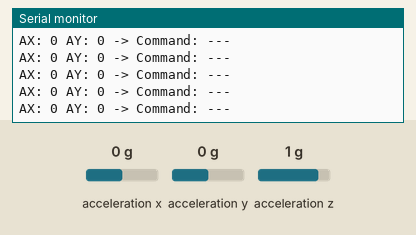
Bench run of a sketch on a simulated Arduino Uno, built with avr-gcc and run on an emulated ATmega328P. Shown: the last lines printed to the serial monitor. Wiring (inferred from the names in the program): MPU-6050 motion sensor at I2C address 0x68. Inputs (shaded band) come from the test bench; at power-on: acceleration x 0 g, acceleration y 0 g, acceleration z 1 g. No radio packets arrive unless stated.

Above: at 1.2 s.
1.3 s: acceleration x set to -1.4 g
At 1.58 s:
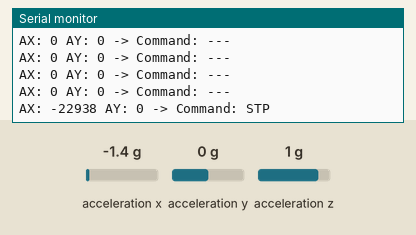
3.3 s: acceleration x set to 0 g
At 3.41 s:
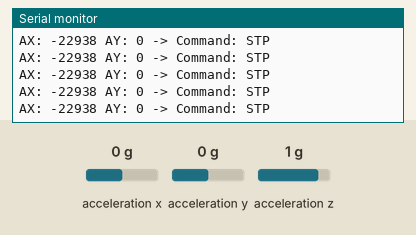
6.3 s: acceleration y set to -1.4 g
At 6.66 s:
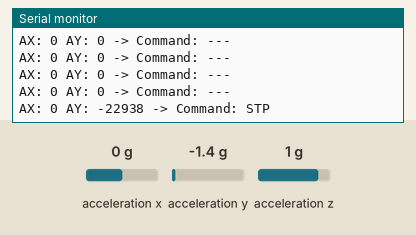
7.8 s: acceleration x set to -0.8 g
At 7.87 s:
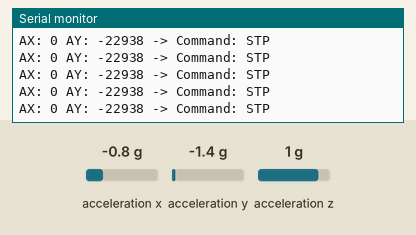
Timing chart, 0 to 10.8 s (numbered marks = the images above; inputs shaded):
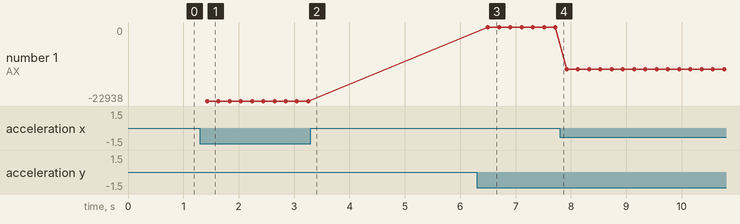

Measured:
- after the input at 1.3 s, the serial monitor: prints a new line after 0.13 s (image 1)
- after the input at 6.3 s, the serial monitor: prints a new line after 0.20 s (image 3)
- plotted number 1: 0 → -13107 after the input at 7.8 s

The sketch:

transmitter_xyz__1_.ino
```cpp
#include <Wire.h>
#include <SPI.h>
#include <nRF24L01.h>
#include <RF24.h>

RF24 radio(9, 10);
const byte address[6] = "00001";

int16_t ax, ay, az;

void setup() {
  Serial.begin(9600);

  Wire.begin();

  // Wake up MPU6050
  Wire.beginTransmission(0x68);
  Wire.write(0x6B);
  Wire.write(0);
  Wire.endTransmission(true);

  radio.begin();
  radio.openWritingPipe(address);
  radio.stopListening();

  Serial.println("TX Ready");
}

void loop() {

  // Read accelerometer values
  Wire.beginTransmission(0x68);
  Wire.write(0x3B);
  Wire.endTransmission(false);
  Wire.requestFrom(0x68, 6, true);

  ax = Wire.read() << 8 | Wire.read();
  ay = Wire.read() << 8 | Wire.read();
  az = Wire.read() << 8 | Wire.read();

  char msg[4] = "";

  // Emergency Stop Threshold
  if (ax > 13000 || ax < -13000 ||
      ay > 13000 || ay < -13000)
  {
    strcpy(msg, "STP");
  }

  // Normal Gesture Threshold
  else if (ax > 6000)
  {
    strcpy(msg, "+X");
  }
  else if (ax < -6000)
  {
    strcpy(msg, "-X");
  }
  else if (ay > 6000)
  {
    strcpy(msg, "+Y");
  }
  else if (ay < -6000)
  {
    strcpy(msg, "-Y");
  }

  // Neutral Position
  else
  {
    strcpy(msg, "---");
  }

  radio.write(msg, sizeof(msg));

  Serial.print("AX: ");
  Serial.print(ax);
  Serial.print(" AY: ");
  Serial.print(ay);
  Serial.print(" -> Command: ");
  Serial.println(msg);

  delay(200);
}
```
